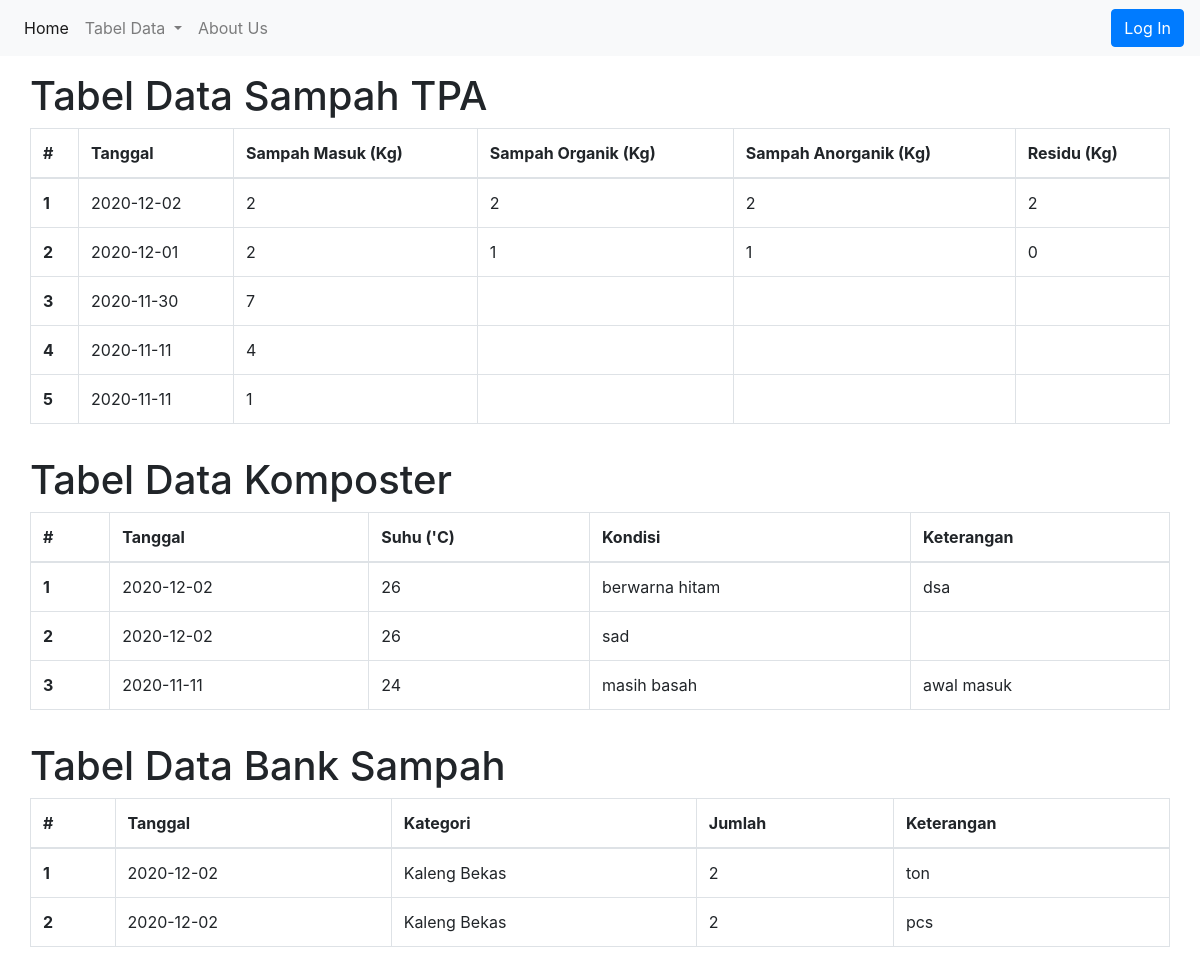
The app's page /home.php with its own data.
### tables this page shows
CREATE TABLE IF NOT EXISTS `sampah` (
  `id_sampah` int(11) NOT NULL AUTO_INCREMENT,
  `massa_total` int(11) DEFAULT NULL,
  `organik` int(11) DEFAULT NULL,
  `anorganik` int(11) DEFAULT NULL,
  `residu` int(11) DEFAULT NULL,
  `tanggal_masuk` date DEFAULT NULL,
  PRIMARY KEY (`id_sampah`)
);

CREATE TABLE IF NOT EXISTS `komposter` (
  `id_kompos` int(11) NOT NULL AUTO_INCREMENT,
  `id_sampah` int(11) DEFAULT NULL,
  `tanggal` date DEFAULT NULL,
  `suhu` int(11) DEFAULT NULL,
  `kondisi` varchar(50) DEFAULT NULL,
  `keterangan` varchar(50) DEFAULT NULL,
  PRIMARY KEY (`id_kompos`),
  KEY `id_sampah` (`id_sampah`),
  CONSTRAINT `FK_komposter_sampah` FOREIGN KEY (`id_sampah`) REFERENCES `sampah` (`id_sampah`)
);

CREATE TABLE IF NOT EXISTS `daurulang` (
  `id` int(11) NOT NULL AUTO_INCREMENT,
  `id_sampah` int(11) DEFAULT NULL,
  `id_kategori` int(11) DEFAULT NULL,
  `jumlah` int(100) DEFAULT NULL,
  `keterangan` varchar(50) DEFAULT NULL,
  `tanggal` date DEFAULT NULL,
  PRIMARY KEY (`id`),
  KEY `id_sampah` (`id_sampah`),
  KEY `kategori` (`id_kategori`),
  CONSTRAINT `FK_banksampah_kategori` FOREIGN KEY (`id_kategori`) REFERENCES `kategori` (`id_kategori`),
  CONSTRAINT `FK_banksampah_sampah` FOREIGN KEY (`id_sampah`) REFERENCES `sampah` (`id_sampah`)
);

CREATE TABLE IF NOT EXISTS `kategori` (
  `id_kategori` int(11) NOT NULL,
  `nama_kategori` varchar(50) DEFAULT NULL,
  PRIMARY KEY (`id_kategori`)
);

### home.php (the view, shortened to what this page needs)
<?php
$user = 'root';
$pass = 'mypass';
$dbh = new PDO('mysql:host=localhost;dbname=pengolahsampah', $user, $pass);
$sth = $dbh->prepare('select * from sampah order by tanggal_masuk desc');
$sth->execute();
$tbsampah = $sth->fetchAll();
$sth = $dbh->prepare('select * from komposter order by tanggal desc');
$sth->execute();
$tbkompos=$sth->fetchAll();
$sth = $dbh->prepare('select * from kategori inner join daurulang on daurulang.id_kategori = kategori.id_kategori order by tanggal desc');
$sth->execute();
$tbdaurulang = $sth->fetchAll();
?>
<!doctype html>
<html lang="en">
  <head>
    <link rel="stylesheet" href="https://cdn.jsdelivr.net/npm/bootstrap@4.5.3/dist/css/bootstrap.min.css">
  </head>
  <body>
    <nav class="navbar navbar-expand-lg navbar-light bg-light">
      <div class="collapse navbar-collapse" id="navbarSupportedContent">
        <ul class="navbar-nav mr-auto">
          <li class="nav-item active">
            <a class="nav-link" href="#">Home <span class="sr-only">(current)</span></a>
          </li>
          <li class="nav-item dropdown">
            <a class="nav-link dropdown-toggle" href="#" id="navbarDropdown" role="button" data-toggle="dropdown" aria-haspopup="true" aria-expanded="false">
              Tabel Data
            </a>
          </li>
          <li class="nav-item">
            <a class="nav-link" href="#">About Us</a>
          </li>
        </ul>
        <a type="button" class="btn btn-primary" data-toggle="modal" data-target="#loginModal">Log In</a>
      </div>
    </nav>
  <div class="container mt-3">
    <div class="row">
      <h1>Tabel Data Sampah TPA</h1>
    </div>
    <div class="row">
      <table class="table table-bordered">
        <thead>
          <tr>
            <th scope="col">#</th>
            <th scope="col">Tanggal</th>
            <th scope="col">Sampah Masuk (Kg)</th>
            <th scope="col">Sampah Organik (Kg)</th>
            <th scope="col">Sampah Anorganik (Kg)</th>
            <th scope="col">Residu (Kg)</th>
          </tr>
        </thead>
        <tbody>
          <?php
            $i = 1;
            foreach ($tbsampah as $data){
              ?>
              <tr>
                <th scope="row"><?=$i?></th>
                <td><?=$data['tanggal_masuk']?></td>
                <td><?=$data['massa_total']?></td>
                <td><?=$data['organik']?></td>
                <td><?=$data['anorganik']?></td>
                <td><?=$data['residu']?></td>
              </tr>
          <?php
            $i++;}
          ?>
        </tbody>
      </table>
    </div>
  </div>
  <div class="container mt-3">
    <div class="row">
      <h1>Tabel Data Komposter</h1>
    </div>
    <div class="row">
      <table class="table table-bordered">
        <thead>
          <tr>
            <th scope="col">#</th>
            <th scope="col">Tanggal</th>
            <th scope="col">Suhu ('C)</th>
            <th scope="col">Kondisi</th>
            <th scope="col">Keterangan</th>
          </tr>
        </thead>
        <tbody>
          <?php
            $i = 1;
            foreach ($tbkompos as $data){
              ?>
              <tr>
                <th scope="row"><?=$i?></th>
                <td><?=$data['tanggal']?></td>
                <td><?=$data['suhu']?></td>
                <td><?=$data['kondisi']?></td>
                <td><?=$data['keterangan']?></td>
              </tr>
          <?php
            $i++;
          }
          ?>
        </tbody>
      </table>
    </div>
  </div>
  <div class="container mt-3">
    <div class="row">
      <h1>Tabel Data Bank Sampah</h1>
    </div>
    <div class="row">
      <table class="table table-bordered">
        <thead>
          <tr>
            <th scope="col">#</th>
            <th scope="col">Tanggal</th>
            <th scope="col">Kategori</th>
            <th scope="col">Jumlah</th>
            <th scope="col">Keterangan</th>
          </tr>
        </thead>
        <tbody>
          <?php
            $i = 1;
            foreach ($tbdaurulang as $data){
              ?>
              <tr>
                <th scope="row"><?=$i?></th>
                <td><?=$data['tanggal']?></td>
                <td><?=$data['nama_kategori']?></td>
                <td><?=$data['jumlah']?></td>
                <td><?=$data['keterangan']?></td>
              </tr>
          <?php
            $i++;
          }
          ?>
        </tbody>
      </table>
    </div>
  </div>
  </body>
</html>

### records on screen
sampah: tanggal_masuk "2020-12-02", massa_total "2", organik "2", anorganik "2", residu "2"
sampah: tanggal_masuk "2020-12-01", massa_total "2", organik "1", anorganik "1", residu "0"
sampah: tanggal_masuk "2020-11-30", massa_total "7"
sampah: tanggal_masuk "2020-11-11", massa_total "4"
sampah: tanggal_masuk "2020-11-11", massa_total "1"
komposter: tanggal "2020-12-02", suhu "26", kondisi "berwarna hitam", keterangan "dsa"
komposter: tanggal "2020-12-02", suhu "26", kondisi "sad"
komposter: tanggal "2020-11-11", suhu "24", kondisi "masih basah", keterangan "awal masuk"
daurulang: tanggal "2020-12-02", id_kategori.nama_kategori "Kaleng Bekas", jumlah "2", keterangan "ton"
daurulang: tanggal "2020-12-02", id_kategori.nama_kategori "Kaleng Bekas", jumlah "2", keterangan "pcs"
